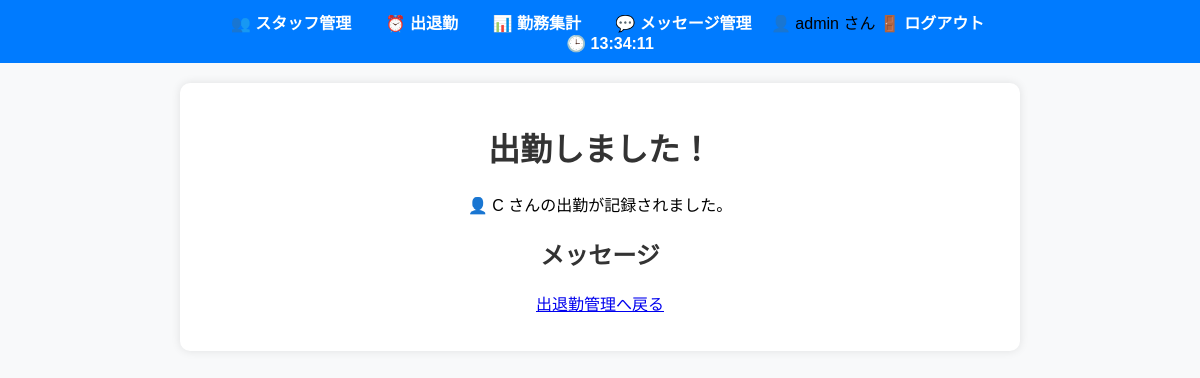
Before: /attendance/clock_in_success/3 (signed in) with the older database file.
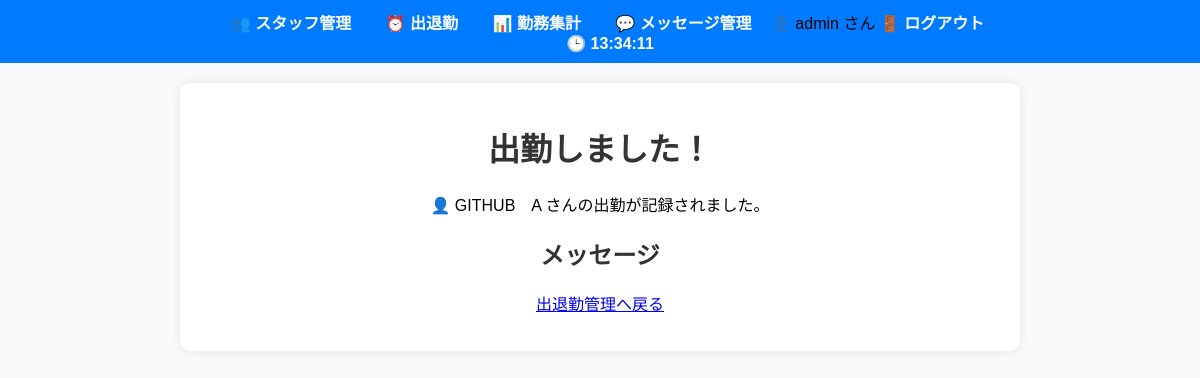
After: the same page with the newer database file.
### models.py (models this page shows)
class Staff(db.Model):
    id = db.Column(db.Integer, primary_key=True)
    name = db.Column(db.String(100), nullable=False)

### routes.py (the view)
@app.route('/attendance/clock_in_success/<int:staff_id>')
def clock_in_success(staff_id):
    staff = Staff.query.get(staff_id)
    if not staff:
        print(f"❌ エラー: staff_id={staff_id} のスタッフが見つからない")
        return redirect(url_for('attendance'))  # もしスタッフが存在しない場合、出退勤画面に戻る
    print(f"✅ 出勤サクセスページを表示: staff_id={staff_id}")  # デバッグ用
    return render_template('clock_in_success.html', staff=staff)

### routes.py (called while the page is built)
@login_manager.user_loader
def load_user(user_id):
    return User.query.get(int(user_id))

### templates/clock_in_success.html (shortened to what this page needs)
{% extends "base.html" %}
{% block content %}
<h1>出勤しました！</h1>
<p>👤 {{ staff.name }} さんの出勤が記録されました。</p>
<h2>メッセージ</h2>
<p><a href="{{ url_for('attendance') }}">出退勤管理へ戻る</a></p>
{% endblock %}

Changed rows visible on the page:
changed Staff: name "C" → "GITHUB A"
